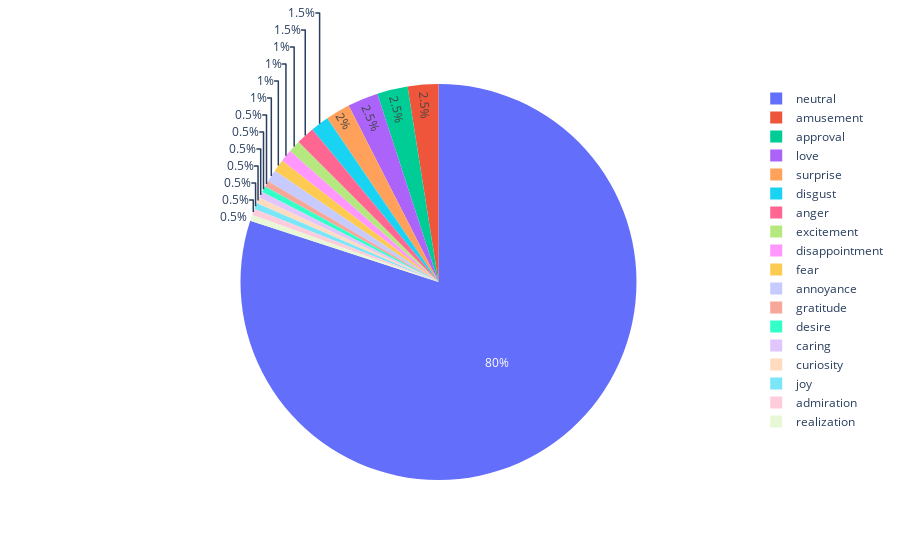

The cell this chart's notebook holds for it:
### Code cell
import plotly.express as px
fig = px.pie(freq,values='counts', names='unique_values')
fig.show()

### Figure 1 — Plotly figure (JSON) as saved in the notebook; plotly's stock layout.template omitted (floating-point values rounded to 4 significant figures)
{"data": [{"domain": {"x": [0, 1], "y": [0, 1]}, "hovertemplate": "unique_values=%{label}<br>counts=%{value}<extra></extra>", "labels": ["neutral", "amusement", "approval", "love", "surprise", "disgust", "anger", "excitement", "disappointment", "fear", "annoyance", "gratitude", "desire", "caring", "curiosity", "joy", "admiration", "realization"], "legendgroup": "", "name": "", "showlegend": true, "type": "pie", "values": [160, 5, 5, 5, 4, 3, 3, 2, 2, 2, 2, 1, 1, 1, 1, 1, 1, 1]}], "layout": {"legend": {"tracegroupgap": 0}, "margin": {"t": 60}}}
